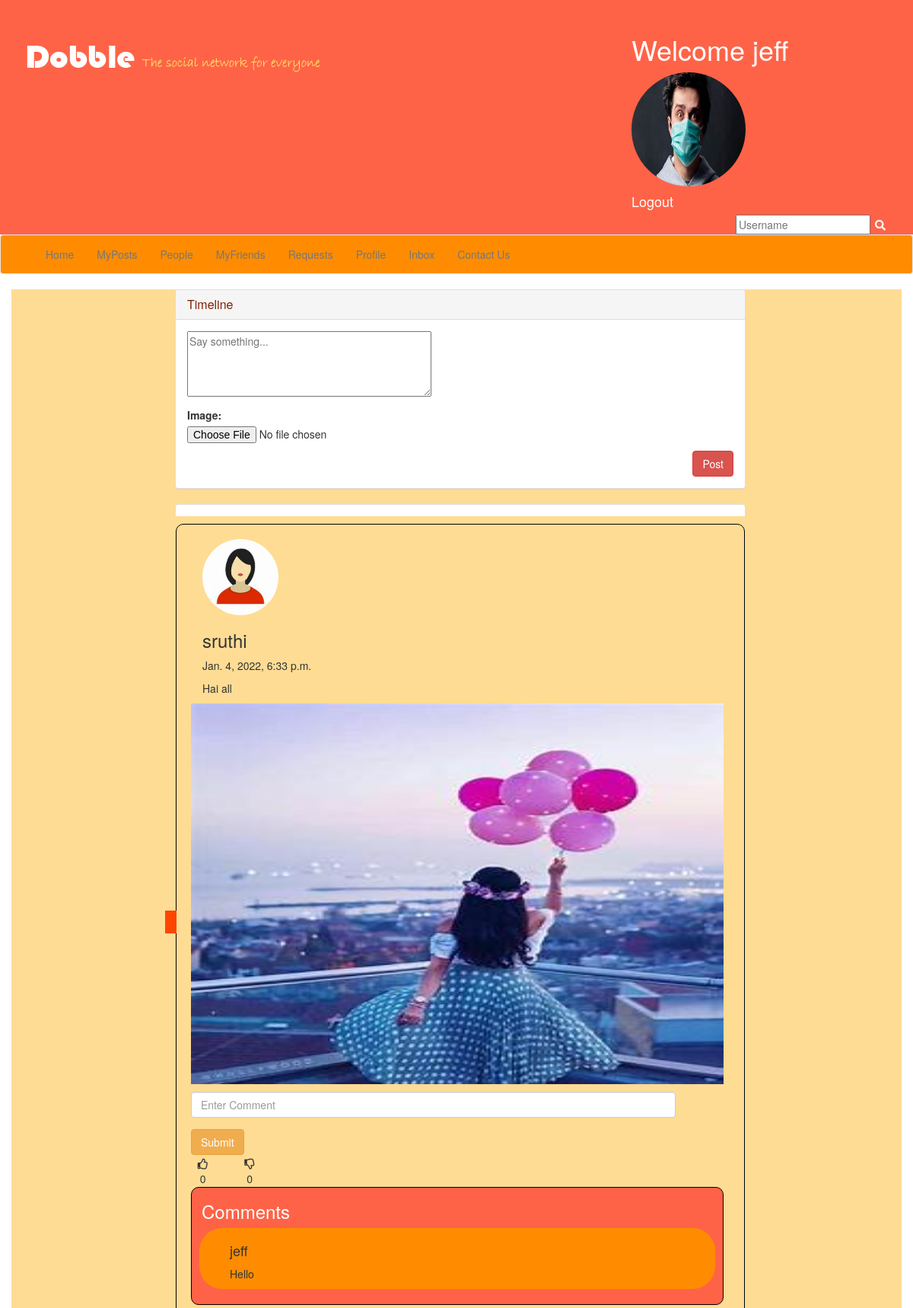
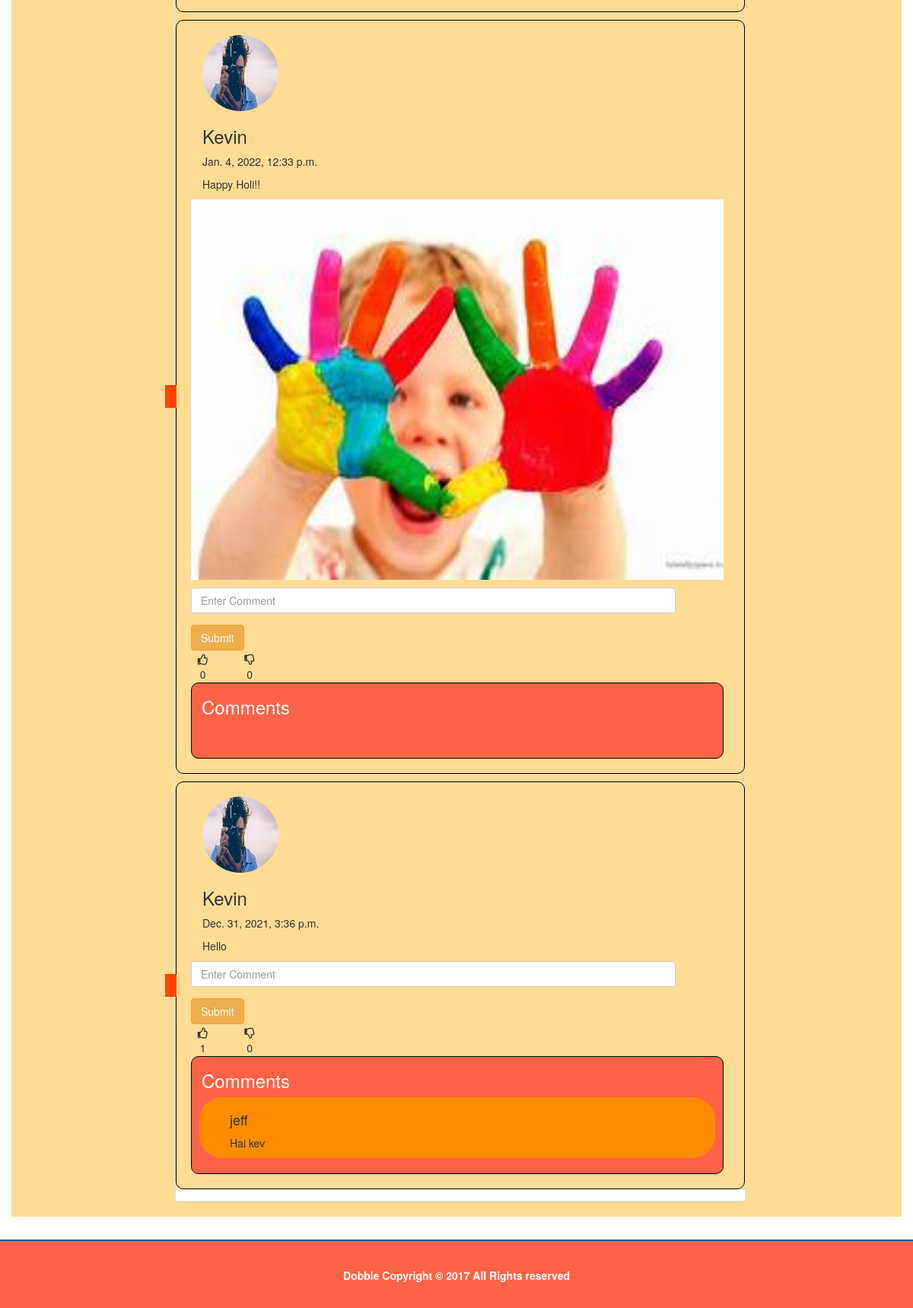
The app's page /posts/timeline (signed in) with its own data (2 pictures, top to bottom).
### socialapp/models.py (models this page shows)
class Profile(AbstractClass):
    MALE = 'male'
    FEMALE = 'female'
    TRANSGENDER = 'transgender'
    OTHERS = 'others'
    GENDER_CHOICES = [
        (MALE, 'Male'),
        (FEMALE, 'Female'),
        (TRANSGENDER, 'Transgender'),
        (OTHERS, 'Others'),
    ]
    user = models.OneToOneField(User, on_delete=models.CASCADE)
    bio = models.TextField(default="no bio ...", max_length=300)
    gender = models.CharField(max_length=100, choices=GENDER_CHOICES, null=True)
    image = models.ImageField(upload_to='avatar', default="avatar/default.png")
    friends = models.ManyToManyField(User, related_name='friends')
    class Meta:
        ordering = ['-created']
    def __str__(self):
        return self.user.first_name

### posts/models.py (models this page shows, shortened)
class Post(AbstractClass):
    content = models.TextField()
    image = models.ImageField(upload_to='images', blank=True, null=True)
    author = models.ForeignKey(Profile, on_delete=models.CASCADE, related_name='posts')
    likes = models.ManyToManyField(Profile, blank=True, related_name='likes')
    dislikes = models.ManyToManyField(Profile, blank=True, related_name='dislikes')
    class Meta:
        ordering = ['-created']

class Comment(AbstractClass):
    user = models.ForeignKey(Profile, on_delete=models.CASCADE)
    post = models.ForeignKey(Post, on_delete=models.CASCADE)
    comment = models.TextField(max_length=300)
    class Meta:
        ordering = ['-created']

### posts/views.py (the view, shortened to what this page needs)
# urls.py: path('timeline', views.PostListView.as_view(), name="timeline"),
@method_decorator(signin_required, name="dispatch")
class PostListView(TemplateView):
    model = Post
    def get(self, request, *args, **kwargs):
        friends_list = list(self.request.user.profile.friends.all().values_list("profile__id", flat=True))
        posts = Post.objects.filter(author_id__in=friends_list)
        form = PostForm()
        context = {
            'posts': posts,
            'form': form
        }
        return render(request, 'timeline.html', context)

### posts/forms.py
class PostForm(forms.ModelForm):
    content = forms.CharField(label='', widget=forms.Textarea(attrs={'rows': 4, 'column': 4, 'placeholder': "Say something..."}))
    class Meta:
        model = Post
        fields = ('content', 'image')

### Templates/timeline.html (shortened to what this page needs)
<!DOCTYPE html>
{% load static %}
<html lang="en">
  <head>
    <link href="{% static 'main/css/bootstrap.css' %}" rel="stylesheet">
    <link href="{% static 'main/css/style.css' %}" rel="stylesheet">
    <link href="{% static 'main/css/font-awesome.css' %}" rel="stylesheet">
     <link rel="stylesheet" href="https://use.fontawesome.com/releases/v5.15.4/css/all.css"
>
  </head>
  <body>
    <header>
      <div class="container">
        <img src="{% static 'main/img/logo.png' %}" alt="Dobbler Logo" class="logo">
        <div class="welcome"><h1>Welcome {{user.first_name}}</h1>
             <img src="{{user.profile.image.url}}" class="author" width="150px" height="150px" alt="">
        </div>
        <div class="welcome"><h4><a href="{% url 'logout' %}">Logout</a></h4></div>
        <form class="d-flex" method="GET" action="{% url 'profile-search' %}" enctype="multipart/form-data">
                    <div class="input-group">
                        <input type="text" id="basic-addon1"  placeholder="Username" aria-label="Username" aria-describedby="basic-addon1" name='query' value="{{ request.GET.query }}">
                        <button style="border: none; background-color: transparent; box-shadow: none" type="submit"><i class="fas fa-search"></i></button>
                    </div>
        </form>
      </div>
    </header>
    <nav class="navbar navbar-default">
      <div class="container">
        <div id="navbar" class="collapse navbar-collapse">
          <ul class="nav navbar-nav">
            <li ><a href="">Home</a></li>
            <li><a href="{%url 'myposts'  %}">MyPosts</a></li>
            <li><a href="{%url 'friends'  %}">People</a></li>
            <li ><a href="{% url 'friendslist' user.profile.id %}">MyFriends</a></li>
              <li ><a href="{% url 'requests' %}">Requests</a></li>
            <li ><a href="{%url 'profileview' user.profile.pk%}">Profile</a></li>
            <li><a href="{% url 'inbox' %}" class="inbox-icon">Inbox</a></li>
            <li><a href="{% url 'contactus' %}">Contact Us</a></li>
          </ul>
        </div>
      </div>
    </nav>
    <section>
      <div class="container">
        <div class="row">
          <div class="col-md-8">
            <div class="panel panel-default">
              <div class="panel-heading">
                <h3 class="panel-title">Timeline</h3>
              </div>
              <div class="panel-body">
                  <div class="form-group">
                    <form method="post" action=""enctype="multipart/form-data">
                        {{form.as_p}}
                        <div class="pull-right">
                              <div class="btn-group">
                                  <div class="d-grid gap-2">
                                      <button class="btn btn-danger" type="submit">Post</button>
                                  </div>
                              </div>
                        </div>
                    </form>
                  </div>
              </div>
            </div>
            <div class="panel panel-default post">
              <div class="panel-body">
                <div class="row">
                  <div class="col-sm-2">
                        {% for post in posts %}
                  </div>
                    <div class="bubble">
                          <div class="col-sm-10">
                                 {%if post.author.image%}
                                <p><img src="{{post.author.image.url}}" class="author" height="100px" width="100px" alt=""></p>
                            {%endif%}
                           <strong> <h3>{{post.author}}</h3></strong>
                            <p>{{post.created}}</p>
                              <p>{{post.content}}</p>
                    </div>
                        <div class="pointer">
                            {%if post.image%}
                            <p><img src="{{post.image.url}}" width="700px" height="500px" alt=""></p>
                            {%endif%}
                        </div>
                        <div class="comment-form">
                            <form method="post" id="post-form" action="{%url 'addcomment' post.pk%}">
                                <div class="form-group">
                                    <input type="text" class="form-control comment-text" placeholder="Enter Comment" name="comment">
                                </div>
                                    <button type="submit" class="btn btn-warning save-comment">Submit</button>
                            </form>
                        </div>
                      <div class="d-flex flex-row">
                          <div class="row">
                              <div class="col-md-1">
                                  <form method="POST" action="{% url 'like' post.pk %}">
                                    <button style="background-color: transparent; border: none; box-shadow: none;" type="submit" class="like"><i class="far fa-thumbs-up"></i> <span>{{ post.likes.all.count }}</span></button>
                                  </form>
                              </div>
                              <div class="col-md-1">
                                  <form method="POST" action="{% url 'dislike' post.pk %}">
                                    <button style="background-color: transparent; border: none; box-shadow: none;" type="submit"><i class="far fa-thumbs-down"></i> <span>{{ post.dislikes.all.count }}</span></button>
                                  </form>
                              </div>
                          </div>
                              <div class="small-bubble">
                                  <h3 class="comment">Comments</h3>
                                    {%for comment in post.comment_set.all%}
                                  <div class="sent-message">
                                     <div><h4>{{comment.user}}</h4> </div>
                                     <div> {{comment.comment}}</div>
                                  </div>
                                    {%endfor%}
                            </div>
                        </div>
                            {%endfor%}
                    </div>
                    </div>
                  </div>
                </div>
              </div>
            </div>
          </div>
    </section>
    <footer>
      <div class="container">
        <p>Dobble Copyright &copy; 2017 All Rights reserved </p>
      </div>
    </footer>
  </body>
</html>

### static/main/css/style.css (style rules this page uses)
header { background:rgb(255, 99, 71); min-height: 100px; color: #fff; padding-top: 25px; }
a { color: white; }
header form { float: right; }
.navbar-default { background:rgb(255,140,0); }
header .logo { float: left; }
.panel-heading { background-color:rgb(255,220,148) ; color:rgb(128,34,0) !important; }
.row { background:rgb(255,220,148); }
.col-md-8 { margin-left:200px; }
.bubble { margin-left:378; position: relative; width: 748px; min-height: 300px; padding: 19px; background: rgb(255,220,148); border-radius: 10px; border: 1px solid black; margin-top:10px; }
.bubble:after { content: ''; position: absolute; border-style: solid; border-width: 15px 15px 15px 0; border-color: rgb(255,68,1) ; display: block; width: 0; z-index: 1; margin-top: -15px; left: -15px; top: 50%; }
.comment-form .form-group { width: 90%; }
.comment-form input[type="text"] { width: 100%; }
.comment { border-radius: 5px; padding: 3px; margin: 5px 0; overflow: auto; width: 100%; }
footer { background:rgb(255, 99, 71); height: 90px; color:white ; font-weight : bold; text-align: center; padding-top: 35px; margin-top: 30px; border-top: 2px solid #04519b; }

### Templates/timeline.html (style rules this page uses)
.welcome { margin-left:800px; }
.author { border-radius:50%; }
.small-bubble { width: 700px; min-height: 100px; border-radius: 10px; border: 1px solid black; position: relative; padding:10px; background:rgb(255, 99, 71) ; ; }
#basic-addon1 { margin-top:-6px; color:black; margin-left:443px; }
.logo { margin-top:30px; }
.comment { color:white; }
.sent-message { background-color: rgb(255,140,0); border-radius: 30px; padding: 10px 40px; margin-bottom:10px; width: 25% height:75%; }

### records on screen
Post: author.image (picture), author "sruthi", created "Jan. 4, 2022, 6:33 p.m.", content "Hai all", image (picture), likes.all.count "0", dislikes.all.count "0"
Comment: user "jeff", comment "Hello"
Post: author.image (picture), author "Kevin", created "Jan. 4, 2022, 12:33 p.m.", content "Happy Holi!!", image (picture), likes.all.count "0", dislikes.all.count "0"
Post: author.image (picture), author "Kevin", created "Dec. 31, 2021, 3:36 p.m.", content "Hello", likes.all.count "1", dislikes.all.count "0"
Comment: user "jeff", comment "Hai kev"

### other values on screen
{{ user.first_name }} "jeff"
